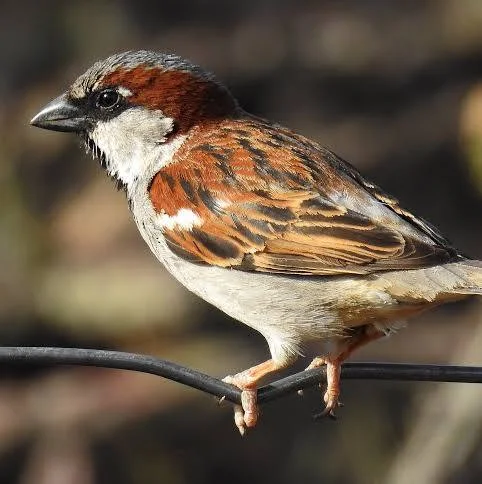
#> input picture imagenes/gorrion.jpg, 482 x 484 px, found by its file name
$ python p10-lineas-bordes-0777.py
#> lines starting #> are read from the running program, lines starting #| are printed output that depends on the picture; after the words box and inside, x2 and y2 are one past the last pixel; in counts of white or black regions, pixels touching at a corner belong together
import cv2
import numpy as np

# Cargar imagen
imagen = cv2.imread("imagenes/gorrion.jpg")
#> imagen is the input picture: shape (484, 482, 3); mean B, G, R 71, 87.4, 102.3

# Verificar que la imagen exista
if imagen is None:
    print("Error: no se pudo cargar la imagen.")
    exit()

# Convertir a escala de grises
gris = cv2.cvtColor(imagen, cv2.COLOR_BGR2GRAY)
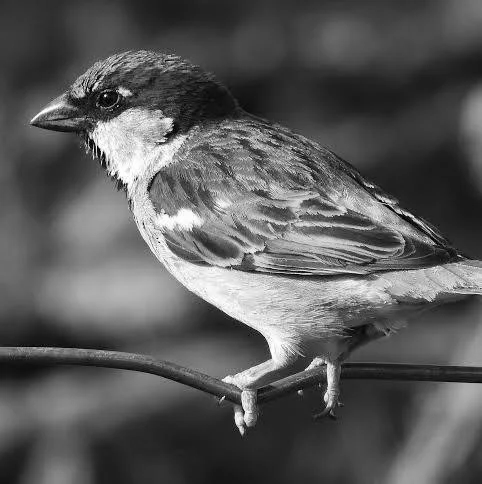
#> gris: shape (484, 482); min 0, max 255, mean 90

# Convertir a tipo float32
gris_float = np.float32(gris)

# Detectar esquinas mediante Harris
esquinas = cv2.cornerHarris(
    gris_float,
    2,
    3,
    0.04
)

# Dilatar para hacer visibles las esquinas
esquinas = cv2.dilate(
    esquinas,
    None
)
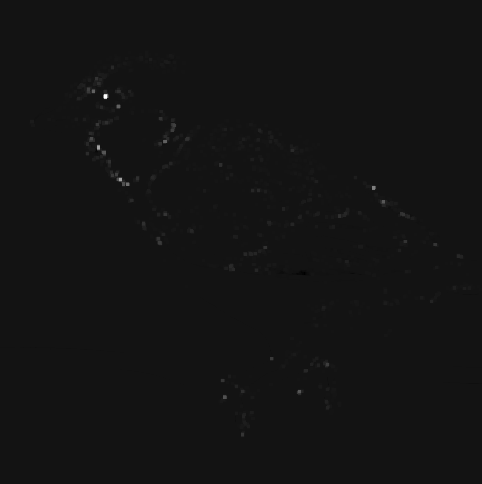
#> esquinas: shape (484, 482) float32; min -17507462, max 216564768, mean 362277.5; drawn with min black and max white

# Crear copia
resultado = imagen.copy()

# Umbral para identificar esquinas
umbral = 0.01 * esquinas.max()
#> umbral = 2165647.7

# Marcar esquinas
resultado[esquinas > umbral] = [0, 0, 255]
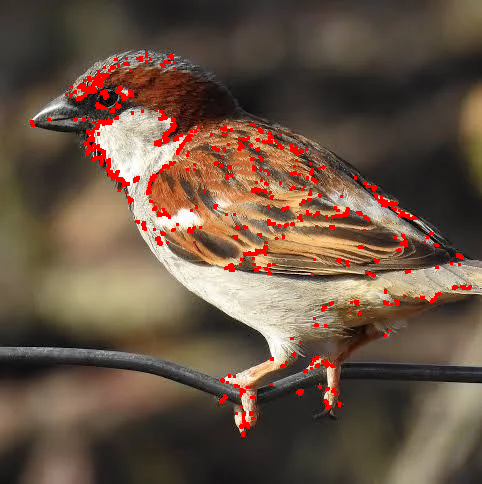
#> resultado: shape (484, 482, 3); 2.99% of pixels changed, all inside (x1, y1, x2, y2) = (30, 51, 472, 437)

# Mostrar resultados
cv2.imshow(
    "Imagen original 1110",
    imagen
)

cv2.imshow(
    "Esquinas detectadas 1110",
    resultado
)

# Guardar resultado
cv2.imwrite(
    "resultados/gorrion 1110.jpg",
    resultado
)

# Contar esquinas aproximadas
cantidad_esquinas = np.sum(
    esquinas > umbral
)
#> cantidad_esquinas = 6969

print("Deteccion de esquinas terminada.")
print("Cantidad aproximada de puntos detectados:",
      cantidad_esquinas)
#| Cantidad aproximada de puntos detectados: 6969

print("Resultado guardado en:")
print("resultados/gorrion.jpg")

# Esperar una tecla
cv2.waitKey(0)

# Cerrar ventanas
cv2.destroyAllWindows()
